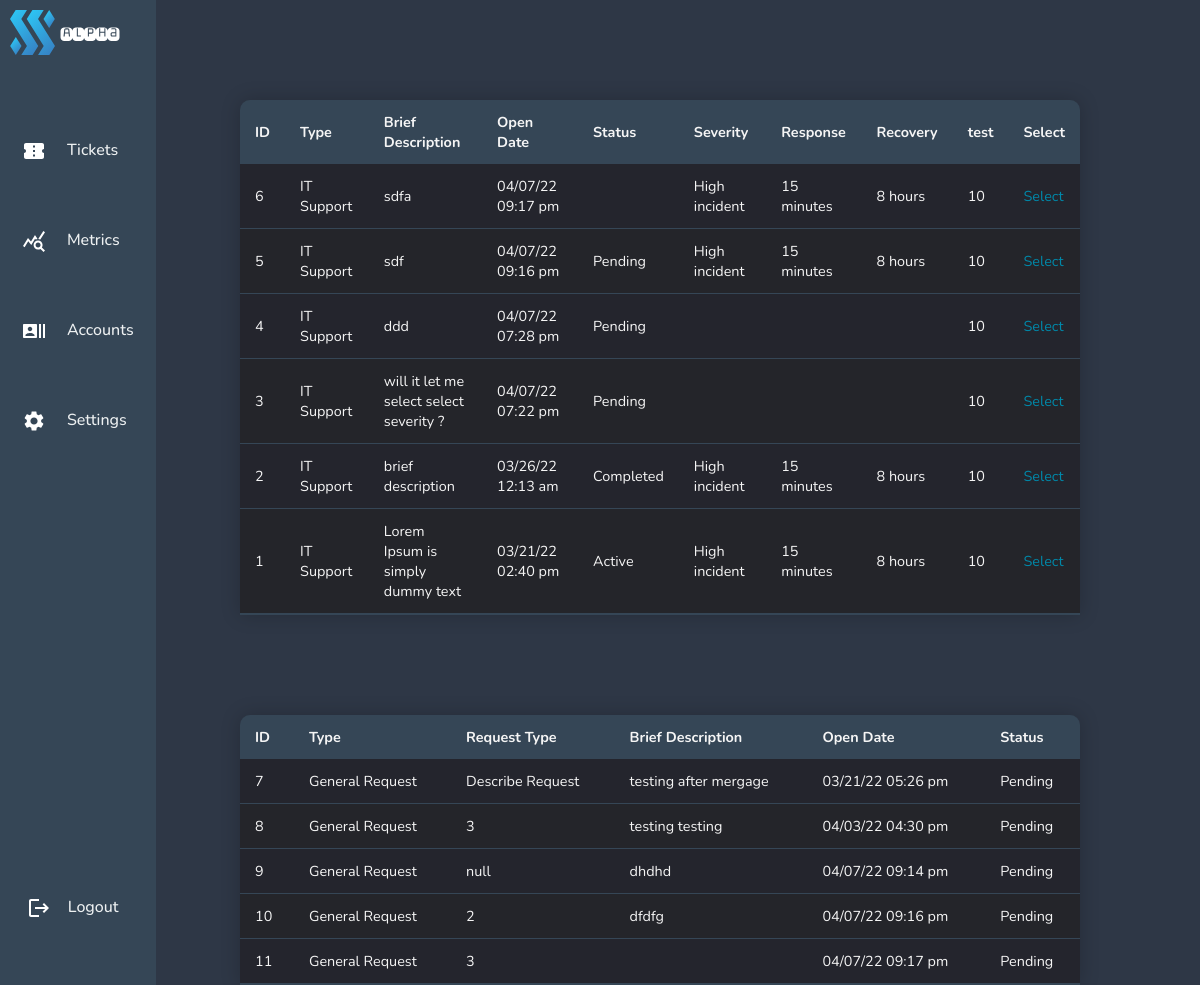
Page /pages/adminviewticket.php on the earlier database version.
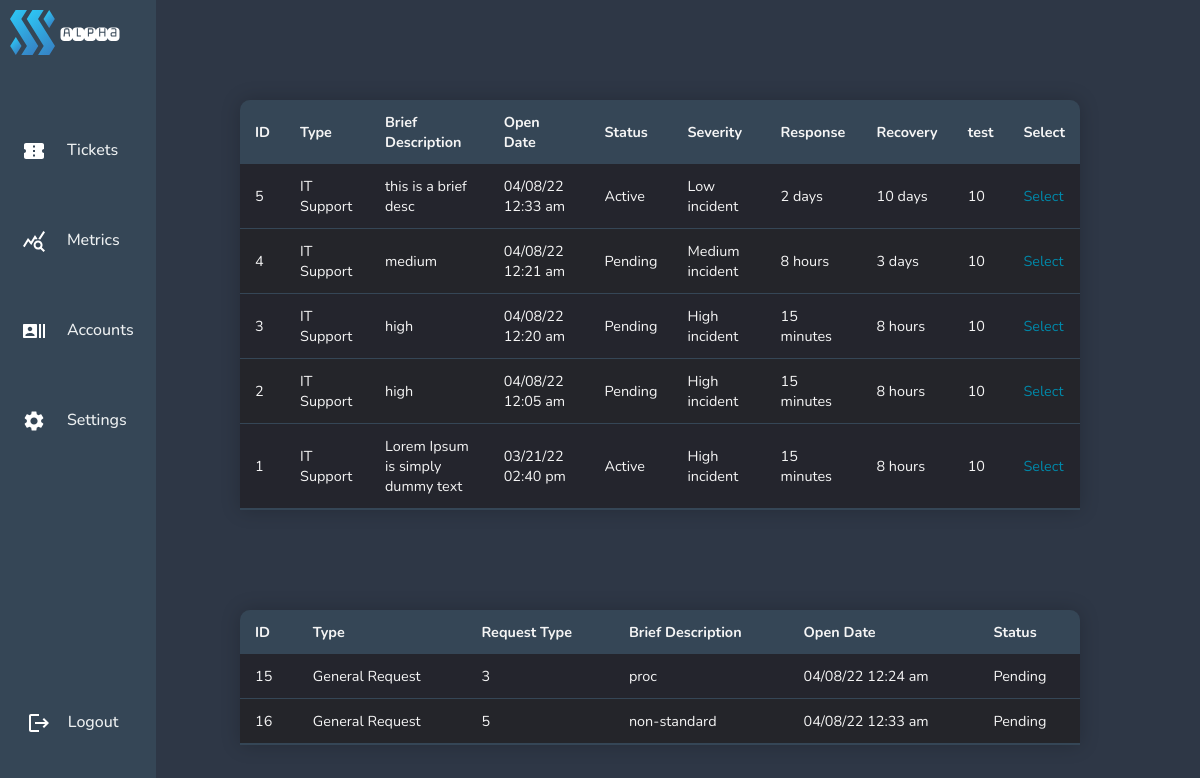
Same page on the later database version.
### tables this page shows
CREATE TABLE "requestticket" (
	"id"	INTEGER,
	"user"	INTEGER,
	"type"	TEXT,
	"request"	TEXT,
	"brief"	TEXT,
	"full"	TEXT,
	"status"	TEXT,
	"createdon"	TEXT,
	PRIMARY KEY("id" AUTOINCREMENT)
);

### pages/adminviewticket.php (the view, shortened to what this page needs)
<!DOCTYPE html>
<html lang="en">
<head>
    <?php include'../navigation/admindashnavbar.php';
    require ('../config/dbcon.php'); ?>
    <link rel="stylesheet" href="../navigation/admindashnavbar.css">
    <link rel="stylesheet" href="../css/admintickettable.css">
</head>
<body bgcolor="#2E3746">
<div class="full-screen-container">
    <?php
    $query = "
select itticket.id, itticket.type, itticket.brief, itticket.createdon, itticket.status,
itsupportservices.severity, itsupportservices.response, itsupportservices.recovery
from itticket
left join itsupportservices
on itticket.severity=itsupportservices.id
order by itticket.createdon DESC;
";
    $statement = $conn->prepare($query);
    $statement->execute();
    $statement->setFetchMode(PDO::FETCH_OBJ);
    $result = $statement->fetchAll();
    ?>
    <table class="ticket-table">
        <thead>
        <tr>
            <th>ID</th>
            <th>Type</th>
            <th>Brief Description</th>
            <th>Open Date</th>
            <th>Status</th>
            <th>Severity</th>
            <th>Response</th>
            <th>Recovery</th>
            <th>test</th>
            <th>Select</th>
            <?php $test  = 10; ?>
        </tr>
        </thead>
        <?php foreach($result as $data) { ?>
            <tr>
                <td><?= $data->id; ?> </td>
                <td><?= $data->type; ?> </td>
                <td><?= $data->brief; ?> </td>
                <td><?= $data->createdon; ?> </td>
                <td><?= $data->status; ?> </td>
                <td><?= $data->severity; ?> </td>
                <td><?= $data->response; ?> </td>
                <td><?= $data->recovery; ?> </td>
                <td><?= $test; ?> </td>
                <td>
                    <a href="../pages/admin-select-ticket.php?id=<?= $data->id; ?>" class="selectbutton">Select</a>
                </td>
            </tr>
            <?php
        }
        ?>
    </table>
    <?php
    $query = "SELECT * FROM requestticket";
    $statement = $conn->prepare($query);
    $statement->execute();
    $statement->setFetchMode(PDO::FETCH_OBJ);
    $result = $statement->fetchAll();
    ?>
    <table class="ticket-table" >
        <thead>
        <tr>
            <th>ID</th>
            <th>Type</th>
            <th>Request Type</th>
            <th>Brief Description</th>
            <th>Open Date</th>
            <th>Status</th>
        </tr>
        </thead>
        <?php foreach($result as $data) { ?>
            <tr>
                <td><?= $data->id; ?> </td>
                <td><?= $data->type; ?> </td>
                <td><?= $data->request; ?> </td>
                <td><?= $data->brief; ?> </td>
                <td><?= $data->createdon; ?> </td>
                <td><?= $data->status; ?> </td>
            </tr>
            <?php
        }
        ?>
    </table>
</div>
</body>
</html>

Differences in the rows shown:
removed requestticket: id "7", type "General Request", request "Describe Request", brief "testing after mergage", createdon "03/21/22 05:26 pm", status "Pending"
removed requestticket: id "8", type "General Request", request "3", brief "testing testing", createdon "04/03/22 04:30 pm", status "Pending"
removed requestticket: id "9", type "General Request", request "null", brief "dhdhd", createdon "04/07/22 09:14 pm", status "Pending"
removed requestticket: id "10", type "General Request", request "2", brief "dfdfg", createdon "04/07/22 09:16 pm", status "Pending"
removed requestticket: id "11", type "General Request", request "3", createdon "04/07/22 09:17 pm", status "Pending"
added requestticket: id "15", type "General Request", request "3", brief "proc", createdon "04/08/22 12:24 am", status "Pending"
added requestticket: id "16", type "General Request", request "5", brief "non-standard", createdon "04/08/22 12:33 am", status "Pending"
Other differences:
new list line: "5 IT Support this is a brief desc 04/08/22 12:33 am Active Low incident 2 days 10 days 10 Select"
new list line: "4 IT Support medium 04/08/22 12:21 am Pending Medium incident 8 hours 3 days 10 Select"
new list line: "3 IT Support high 04/08/22 12:20 am Pending High incident 15 minutes 8 hours 10 Select"
new list line: "2 IT Support high 04/08/22 12:05 am Pending High incident 15 minutes 8 hours 10 Select"
list line gone: "6 IT Support sdfa 04/07/22 09:17 pm High incident 15 minutes 8 hours 10 Select"
list line gone: "5 IT Support sdf 04/07/22 09:16 pm Pending High incident 15 minutes 8 hours 10 Select"
list line gone: "4 IT Support ddd 04/07/22 07:28 pm Pending 10 Select"
list line gone: "3 IT Support will it let me select select severity ? 04/07/22 07:22 pm Pending 10 Select"
list line gone: "2 IT Support brief description 03/26/22 12:13 am Completed High incident 15 minutes 8 hours 10 Select"
